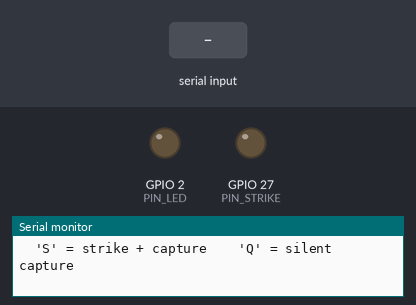
Recording of a sketch running on a simulated ESP32. Shown: output pins drawn as LEDs (lit = HIGH), the last lines printed to the serial monitor. The test bench sets the inputs (shaded band). I2S audio is not simulated (input reads silence).

Above: at 1.5 s.
1.6 s: "S" received over Serial
At 2.2 s:
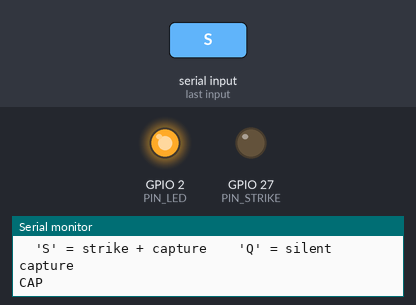
Timing chart, 0 to 4.6 s (numbered marks = the images above; inputs shaded):
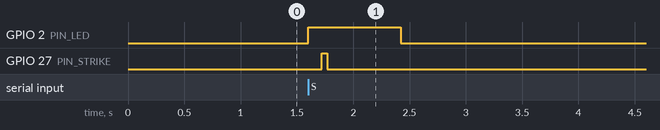

The sketch:

VaxCheck_capture__2_.ino
```cpp
/*
 * VaxCheck — Strike Capture Firmware (direct-drive build, no optocoupler)
 * ----------------------------------------------------------------------
 * Companion to capture_strikes.py and silent_test.py.
 *
 * Commands (typed in any serial monitor at 921600 baud, newline ending):
 *   'S'  -> capture 800 ms audio AND fire the solenoid at ~120 ms in.
 *           Used by capture_strikes.py for real strike data.
 *   'Q'  -> capture 800 ms audio WITHOUT firing the solenoid.
 *           Used by silent_test.py for noise floor diagnostics.
 *
 * Drive logic:
 *   Direct GPIO drive into an IRLZ44N MOSFET gate (R1 = 220Ω in series,
 *   R3 = 10kΩ pull-down to GND). NO optocoupler, NO R2 pull-up. The
 *   ESP32 GPIO actively drives the gate in both directions:
 *
 *       ESP32 GPIO HIGH = MOSFET gate HIGH = MOSFET ON   (= solenoid ON)
 *       ESP32 GPIO LOW  = MOSFET gate LOW  = MOSFET OFF  (= solenoid OFF)
 *
 *   This is the simpler, non-inverting control. The 10kΩ R3 pull-down
 *   ensures the MOSFET is OFF during ESP32 boot/reset, before pin init.
 *
 * Wiring (current build):
 *
 *   ICS-43434 mic:
 *     VDD   -> ESP32 3V3 (47µF bulk + 1nF Y1 ceramic at the mic)
 *     GND   -> ESP32 GND (star ground)
 *     SEL   -> tied to GND directly (no GPIO; selects left channel)
 *     SCK   -> GPIO 26  (mic BCLK)
 *     WS    -> GPIO 25  (mic LRCL)
 *     DOUT  -> GPIO 22  (mic data)
 *
 *   Solenoid via IRLZ44N (low-side switch, NO optocoupler):
 *     ESP32 GPIO 27 -> R1 (220Ω) -> MOSFET gate (G)
 *                      R3 (10kΩ) bridges gate to star ground (pull-down)
 *     MOSFET source (S) -> star ground
 *     MOSFET drain  (D) -> solenoid term 2 + flyback diode anode
 *     Solenoid term 1    -> LM2596 OUT+ (the 6V rail)
 *     LM2596 OUT-        -> star ground
 *
 *     1N4007 flyback diode across the solenoid (parallel):
 *       cathode (stripe) -> LM2596 OUT+ (6V rail)
 *       anode  (plain)  -> MOSFET drain / solenoid term 2
 *
 *   Capacitor placement:
 *     - 47µF/25V across LM2596 IN+ and IN- (12V input bulk)
 *     - 470µF/10V across LM2596 OUT+ and OUT- (6V output bulk)
 *     - 1.5nF ceramic parallel with the 470µF (HF filter)
 *     - 47µF/10V across ESP32 3V3 and GND (mic-side bulk)
 *     - 1nF Y1 ceramic across mic VDD and mic GND (mic HF bypass)
 *
 *   Builtin LED  -> GPIO 2 (blinks during capture)
 *
 * Sample rate:
 *   32 kHz (upgraded from the original 16 kHz).  Two reasons:
 *     1) Nyquist headroom: the capture ceiling moves 8 kHz -> 16 kHz.
 *        Earlier capture batches showed Prony peaks up to ~7.4 kHz,
 *        brushing the old 8 kHz limit (aliasing risk).
 *     2) ICS-43434 operating mode: per datasheet (DS-000069 rev 1.2),
 *        fs >= 23 kHz selects the mic's High-Performance mode
 *        (65 dBA SNR, 490 uA).  At 16 kHz the mic was running in
 *        Low-Power mode (64 dBA, 230 uA).
 *   The Python side reads fs from the binary frame header, so capture
 *   and analysis scripts need no changes.  NOTE: do not mix 16 kHz and
 *   32 kHz WAVs in one training set -- the band_* features are
 *   fs-relative.
 *
 *   If your ESP32 core version reports fs/4 instead of fs, set
 *   FS_CORRECTION to 4 in the config block below.
 *
 * Tests cleanly on Arduino-ESP32 core 2.0.x and 3.x.
 */

#include <Arduino.h>
#include <driver/i2s.h>

// =====================================================================
// CONFIG  (edit these only if your wiring differs)
// =====================================================================
#define PIN_I2S_BCK    26            // ICS-43434 SCK  (mic BCLK)
#define PIN_I2S_WS     25            // ICS-43434 WS   (mic LRCL)
#define PIN_I2S_DIN    22            // ICS-43434 SD   (mic DOUT)

#define PIN_STRIKE     27            // MOSFET gate driver (direct GPIO drive, via R1=220Ω)
#define PIN_LED        2             // capture status LED
#define PIN_BUTTON     0             // (BOOT pin -- reserved, unused path)

#define SAMPLE_RATE    32000         // desired fs (Nyquist 16 kHz; mic high-perf mode >= 23 kHz)
#define FS_CORRECTION  1             // set to 4 if captures run 4x too long
#define WINDOW_MS      800           // total capture window (includes pre-fire)
#define PRE_FIRE_MS    120           // quiet noise-floor window before strike
#define FIRE_MS        50            // solenoid pulse width

#define MAGIC0  0x56                 // 'V'
#define MAGIC1  0x58                 // 'X'
#define TAG     0x01                 // binary frame tag

// =====================================================================
// Derived constants
// =====================================================================
const int  FS          = SAMPLE_RATE / FS_CORRECTION;
const int  N_SAMPLES   = FS * WINDOW_MS / 1000;
const int  FIRE_SAMPLE = FS * PRE_FIRE_MS / 1000;

int16_t *samples = NULL;

// =====================================================================
// Forward declarations
// =====================================================================
void initI2S();
void doCapture(bool skipFire);
void sendRecord();

// =====================================================================
//                               SETUP
// =====================================================================
void setup() {
    Serial.begin(921600);
    delay(300);

    // Solenoid OFF at boot (direct-drive non-inverted: pin LOW = OFF).
    // R3 (10kΩ) holds the MOSFET gate at GND until firmware takes over.
    pinMode(PIN_STRIKE, OUTPUT);
    digitalWrite(PIN_STRIKE, LOW);

    pinMode(PIN_LED, OUTPUT);
    digitalWrite(PIN_LED, LOW);

    pinMode(PIN_BUTTON, INPUT_PULLUP);   // reserved; unused in this build

    samples = (int16_t*) malloc(N_SAMPLES * sizeof(int16_t));
    if (!samples) {
        Serial.println("FATAL: malloc failed -- reduce WINDOW_MS or fs");
        while (1) delay(100);
    }

    initI2S();

    Serial.printf("VaxCheck capture ready.  "
                  "fs=%d  N=%d  pre=%dms  win=%dms  fire=HIGH\n",
                  FS, N_SAMPLES, PRE_FIRE_MS, WINDOW_MS);
    Serial.println("  'S' = strike + capture    'Q' = silent capture");
}

// =====================================================================
//                                LOOP
// =====================================================================
void loop() {
    if (!Serial.available()) return;

    char c = Serial.read();
    while (Serial.available()) Serial.read();   // swallow trailing chars

    switch (c) {
        case 'S': case 's':
            doCapture(false);     // full strike + capture
            break;
        case 'Q': case 'q':
            doCapture(true);      // silent capture (no fire)
            break;
        default:
            // ignore
            break;
    }
}

// =====================================================================
//                              I2S INIT
// =====================================================================
void initI2S() {
    const i2s_config_t cfg = {
        .mode                 = (i2s_mode_t)(I2S_MODE_MASTER | I2S_MODE_RX),
        .sample_rate          = FS,
        .bits_per_sample      = I2S_BITS_PER_SAMPLE_32BIT,
        .channel_format       = I2S_CHANNEL_FMT_ONLY_LEFT,
        .communication_format = I2S_COMM_FORMAT_STAND_I2S,
        .intr_alloc_flags     = ESP_INTR_FLAG_LEVEL1,
        .dma_buf_count        = 8,
        .dma_buf_len          = 64,
        .use_apll             = true,
        .tx_desc_auto_clear   = true,
        .fixed_mclk           = 0,
    };
    const i2s_pin_config_t pins = {
        .bck_io_num   = PIN_I2S_BCK,
        .ws_io_num    = PIN_I2S_WS,
        .data_out_num = -1,
        .data_in_num  = PIN_I2S_DIN,
    };

    esp_err_t e1 = i2s_driver_install(I2S_NUM_0, &cfg, 0, NULL);
    esp_err_t e2 = i2s_set_pin(I2S_NUM_0, &pins);

    if (e1 != ESP_OK || e2 != ESP_OK) {
        Serial.println("FAIL: I2S init failed -- check pin numbers / mic wiring");
        while (1) delay(1000);
    }
}

// =====================================================================
//                          DO CAPTURE
//   Records N_SAMPLES into the samples[] buffer, with or without
//   firing the solenoid at FIRE_SAMPLE.
//
//   The I2S DMA buffer holds ~32 ms of audio. We MUST keep draining
//   it continuously, otherwise older data gets overwritten by the
//   hardware. We drain DMA while the coil is energized, so the
//   capture window's audio timing is preserved exactly.
// =====================================================================
void doCapture(bool skipFire) {
    uint32_t idx   = 0;
    int32_t  word  = 0;
    size_t   got   = 0;

    digitalWrite(PIN_LED, HIGH);
    Serial.println("CAP");                                    // capture start marker

    while (idx < (uint32_t) N_SAMPLES) {
        i2s_read(I2S_NUM_0, &word, sizeof(word), &got, portMAX_DELAY);
        if (got != sizeof(word)) continue;

        samples[idx] = (int16_t)(word >> 8);                  // 24-bit -> 16-bit
        idx++;

        if (idx == (uint32_t) FIRE_SAMPLE) {
            if (skipFire) {
                // SILENT TEST path: don't fire.  Still drain DMA so we
                // hold the post-fire-window timing consistent.
                while (idx < (uint32_t)(FIRE_SAMPLE + (FS * FIRE_MS) / 1000)) {
                    size_t got_now = 0;
                    if (i2s_read(I2S_NUM_0, &word, sizeof(word),
                                 &got_now, 0) == ESP_OK
                        && got_now == sizeof(word)
                        && idx < (uint32_t) N_SAMPLES) {
                        samples[idx++] = (int16_t)(word >> 8);
                    }
                }
            } else {
                // REAL STRIKE path: drain DMA continuously while the
                // coil is energized.  Direct GPIO drive -> HIGH = ON.
                digitalWrite(PIN_STRIKE, HIGH);                // solenoid ON
                uint32_t fire_start = millis();
                while (millis() - fire_start < (uint32_t) FIRE_MS) {
                    size_t got_now = 0;
                    if (i2s_read(I2S_NUM_0, &word, sizeof(word),
                                 &got_now, 0) == ESP_OK
                        && got_now == sizeof(word)
                        && idx < (uint32_t) N_SAMPLES) {
                        samples[idx++] = (int16_t)(word >> 8);
                    }
                }
                digitalWrite(PIN_STRIKE, LOW);                 // solenoid OFF
            }
        }
    }

    digitalWrite(PIN_LED, LOW);
    sendRecord();
}

// =====================================================================
//                       SEND  RECORD
//   Binary frame on serial:
//     [0..1]  magic bytes 'V','X' (0x56, 0x58)
//     [2]     frame tag
//     [3]     reserved (0)
//     [4..5]  sample rate, big-endian
//     [6..7]  sample count (N), big-endian
//     [8..]   N int16 samples, little-endian
// =====================================================================
void sendRecord() {
    uint8_t hdr[8];
    hdr[0] = MAGIC0;
    hdr[1] = MAGIC1;
    hdr[2] = TAG;
    hdr[3] = 0;
    hdr[4] = (uint8_t)(FS >> 8);
    hdr[5] = (uint8_t)(FS & 0xFF);
    hdr[6] = (uint8_t)(N_SAMPLES >> 8);
    hdr[7] = (uint8_t)(N_SAMPLES & 0xFF);

    Serial.write(hdr, 8);
    Serial.write((const uint8_t*) samples, N_SAMPLES * sizeof(int16_t));
    Serial.flush();

    Serial.printf("DONE:N=%d fs=%d\n", N_SAMPLES, FS);
}
```

Measured:
- after the input at 1.6 s, GPIO 2 (PIN_LED): LOW → HIGH at once, → LOW 0.82 s later; GPIO 27 (PIN_STRIKE): LOW → HIGH after 0.12 s, → LOW 0.05 s later
